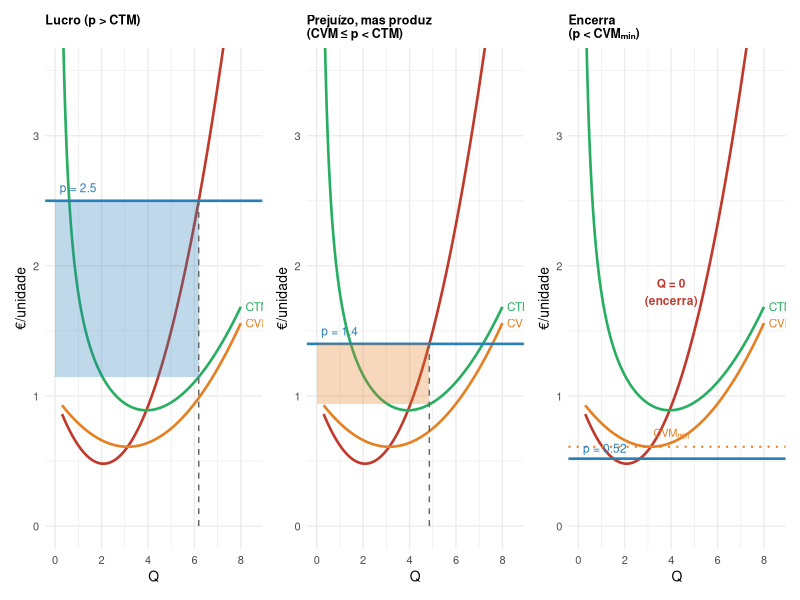
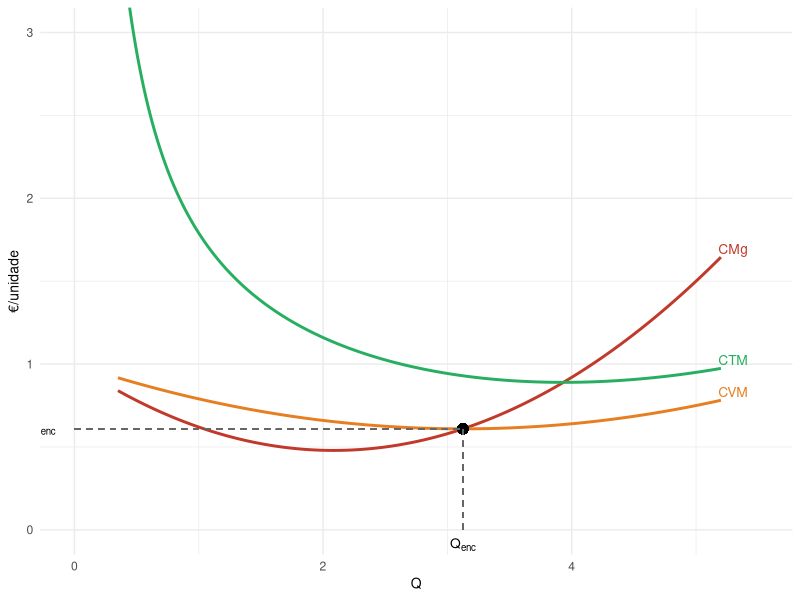
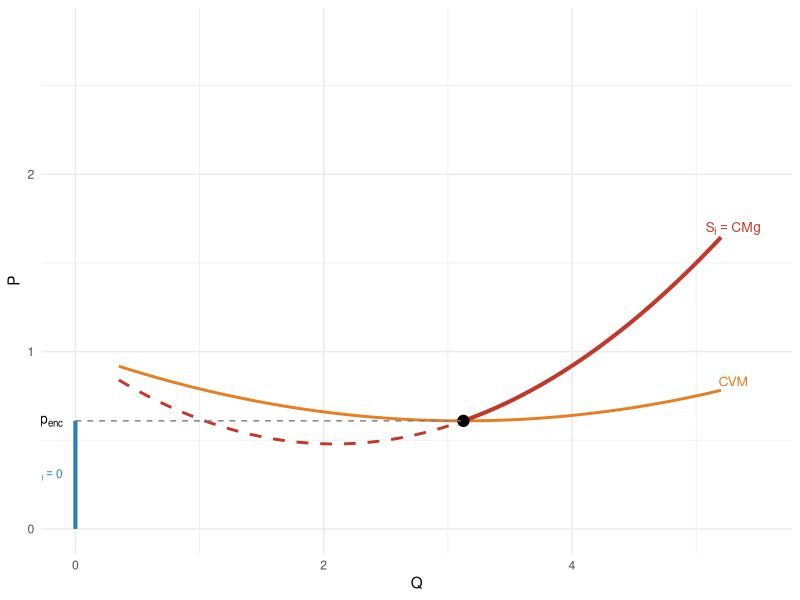
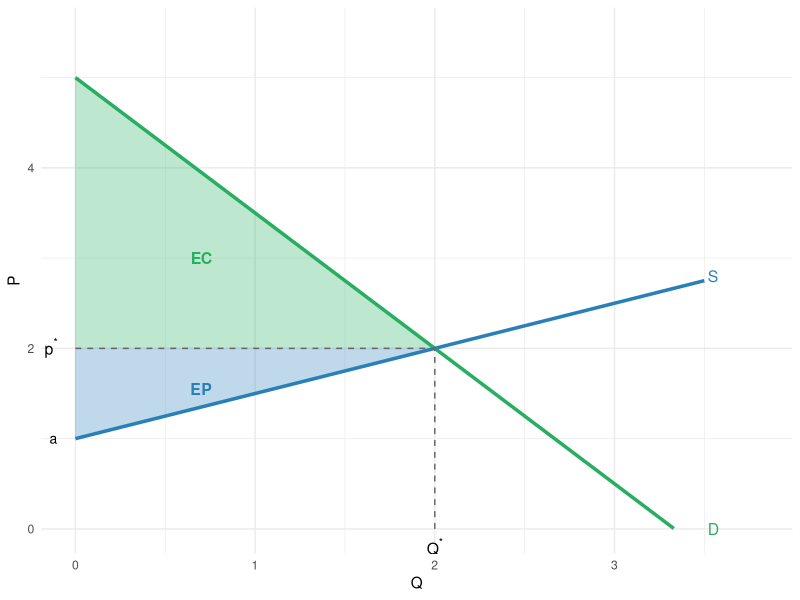

Write the R code that produced these figures, in order.
## ---- chunk 1
#| echo: false
#| fig-width: 10
#| fig-height: 4.5
#| out-width: "100%"

library(ggplot2)
library(patchwork)

# Q range extended to 8 so cmg=2.5 (at q≈6.19) is reachable
Q_vals <- seq(0.3, 8, by = 0.02)

cv  <- function(q) q - (1/4)*q^2 + (1/25)*q^3
cf  <- 1
ct  <- function(q) cv(q) + cf
cmg <- function(q) 1 - (1/2)*q + (3/25)*q^2
cvm <- function(q) cv(q)/q
ctm <- function(q) ct(q)/q

# Shutdown threshold: min CVM at Q=25/8=3.125, CVM=39/64≈0.609
Q_shut <- 25/8
p_shut <- cvm(Q_shut)

# For p_star producing a solution in ascending part of CMg (q > 25/12 ≈ 2.08):
#   p=2.5  -> q ≈ 6.19  (use interval c(2.5, 8))
#   p=1.4  -> q ≈ 4.85  (use interval c(2.5, 7))
# For p < p_shut (shutdown): firm produces Q=0, no uniroot needed.

make_plot_active <- function(p_star, title_str, highlight_col, q_interval) {
  Q_opt <- uniroot(function(q) cmg(q) - p_star, q_interval)$root
  df <- data.frame(Q = Q_vals, CMg = cmg(Q_vals), CTM = ctm(Q_vals), CVM = cvm(Q_vals))
  ggplot(df, aes(x = Q)) +
    geom_line(aes(y = CMg), colour = "#c0392b", linewidth = 0.9) +
    geom_line(aes(y = CTM), colour = "#27ae60", linewidth = 0.9) +
    geom_line(aes(y = CVM), colour = "#e67e22", linewidth = 0.9) +
    geom_hline(yintercept = p_star, colour = "#2980b9", linewidth = 0.9) +
    annotate("rect",
             xmin = 0, xmax = Q_opt,
             ymin = min(p_star, ctm(Q_opt)), ymax = max(p_star, ctm(Q_opt)),
             fill = highlight_col, alpha = 0.3) +
    annotate("segment", x = Q_opt, xend = Q_opt, y = 0, yend = p_star,
             linetype = "dashed", colour = "grey40") +
    annotate("text", x = 8.2, y = cmg(8), label = "CMg", colour = "#c0392b", hjust=0, size=3) +
    annotate("text", x = 8.2, y = ctm(8), label = "CTM", colour = "#27ae60", hjust=0, size=3) +
    annotate("text", x = 8.2, y = cvm(8), label = "CVM", colour = "#e67e22", hjust=0, size=3) +
    annotate("text", x = 0.2, y = p_star + 0.1,
             label = paste0("p = ", round(p_star, 2)), colour = "#2980b9", hjust=0, size=3) +
    coord_cartesian(xlim = c(0, 8.5), ylim = c(0, 3.5)) +
    labs(title = title_str, x = "Q", y = "€/unidade") +
    theme_minimal(base_size = 10) +
    theme(plot.title = element_text(size = 9, face = "bold"))
}

make_plot_shutdown <- function(p_star, title_str) {
  df <- data.frame(Q = Q_vals, CMg = cmg(Q_vals), CTM = ctm(Q_vals), CVM = cvm(Q_vals))
  ggplot(df, aes(x = Q)) +
    geom_line(aes(y = CMg), colour = "#c0392b", linewidth = 0.9) +
    geom_line(aes(y = CTM), colour = "#27ae60", linewidth = 0.9) +
    geom_line(aes(y = CVM), colour = "#e67e22", linewidth = 0.9) +
    geom_hline(yintercept = p_star, colour = "#2980b9", linewidth = 0.9) +
    # mark shutdown threshold
    geom_hline(yintercept = p_shut, colour = "#e67e22", linewidth = 0.7, linetype = "dotted") +
    annotate("text", x = 8.2, y = cmg(8), label = "CMg", colour = "#c0392b", hjust=0, size=3) +
    annotate("text", x = 8.2, y = ctm(8), label = "CTM", colour = "#27ae60", hjust=0, size=3) +
    annotate("text", x = 8.2, y = cvm(8), label = "CVM", colour = "#e67e22", hjust=0, size=3) +
    annotate("text", x = 0.2, y = p_star + 0.08,
             label = paste0("p = ", round(p_star, 2)), colour = "#2980b9", hjust=0, size=3) +
    annotate("text", x = 4, y = p_shut + 0.1,
             label = expression(CVM[min]), colour = "#e67e22", size=2.8) +
    annotate("text", x = 4, y = 1.8, label = "Q = 0\n(encerra)", colour = "#c0392b",
             size = 3, fontface = "bold") +
    coord_cartesian(xlim = c(0, 8.5), ylim = c(0, 3.5)) +
    labs(title = title_str, x = "Q", y = "€/unidade") +
    theme_minimal(base_size = 10) +
    theme(plot.title = element_text(size = 9, face = "bold"))
}

p1 <- make_plot_active(2.5, "Lucro (p > CTM)",                      "#2980b9", c(2.5, 8))
p2 <- make_plot_active(1.4, "Prejuízo, mas produz\n(CVM ≤ p < CTM)", "#e67e22", c(2.5, 7))
p3 <- make_plot_shutdown(p_shut * 0.85, "Encerra\n(p < CVMₘᵢₙ)")

p1 + p2 + p3
## ---- chunk 2
#| echo: false
#| fig-width: 5
#| fig-height: 4
#| out-width: "100%"

library(ggplot2)
Q_vals <- seq(0.35, 5.2, by = 0.01)
cmg <- function(q) 1 - (1/2)*q + (3/25)*q^2
cv  <- function(q) q - (1/4)*q^2 + (1/25)*q^3
cvm <- function(q) cv(q)/q
ctm <- function(q) (cv(q) + 1)/q
Q_shut <- 25/8; p_shut <- cvm(Q_shut)

df <- data.frame(Q=Q_vals, CMg=cmg(Q_vals), CVM=cvm(Q_vals), CTM=ctm(Q_vals))

ggplot(df, aes(x=Q)) +
  geom_line(aes(y=CMg), colour="#c0392b", linewidth=1) +
  geom_line(aes(y=CVM), colour="#e67e22", linewidth=1) +
  geom_line(aes(y=CTM), colour="#27ae60", linewidth=1) +
  geom_point(aes(x=Q_shut, y=p_shut), size=3, colour="black") +
  geom_segment(aes(x=0, xend=Q_shut, y=p_shut, yend=p_shut),
               linetype="dashed", colour="grey40") +
  geom_segment(aes(x=Q_shut, xend=Q_shut, y=0, yend=p_shut),
               linetype="dashed", colour="grey40") +
  annotate("text", x=5.3, y=cmg(5.2)+0.05, label="CMg", colour="#c0392b", size=3.5) +
  annotate("text", x=5.3, y=cvm(5.2)+0.05, label="CVM", colour="#e67e22", size=3.5) +
  annotate("text", x=5.3, y=ctm(5.2)+0.05, label="CTM", colour="#27ae60", size=3.5) +
  annotate("text", x=-0.15, y=p_shut, label=expression(p[enc]), size=3.5, hjust=1) +
  annotate("text", x=Q_shut, y=-0.05, label=expression(Q[enc]), size=3.5, vjust=1) +
  coord_cartesian(xlim=c(0,5.5), ylim=c(0,3)) +
  labs(x="Q", y="€/unidade") +
  theme_minimal(base_size=11) +
  theme(axis.title=element_text(size=10))
## ---- chunk 3
#| echo: false
#| fig-width: 7
#| fig-height: 3.8
#| out-width: "70%"
#| fig-align: "center"

library(ggplot2)
Q_vals <- seq(0.35, 5.2, by=0.01)
cmg <- function(q) 1 - (1/2)*q + (3/25)*q^2
cv  <- function(q) q - (1/4)*q^2 + (1/25)*q^3
cvm <- function(q) cv(q)/q
Q_shut <- 25/8; p_shut <- cvm(Q_shut)

df <- data.frame(Q=Q_vals, CMg=cmg(Q_vals), CVM=cvm(Q_vals))
df_supply <- subset(df, Q >= Q_shut)

ggplot() +
  geom_line(data=df, aes(x=Q, y=CVM), colour="#e67e22", linewidth=1) +
  geom_line(data=subset(df, Q < Q_shut), aes(x=Q, y=CMg),
            colour="#c0392b", linewidth=1, linetype="dashed") +
  geom_line(data=df_supply, aes(x=Q, y=CMg),
            colour="#c0392b", linewidth=1.4) +
  geom_segment(aes(x=0, xend=0, y=0, yend=p_shut),
               colour="#2980b9", linewidth=1.4) +
  geom_point(aes(x=Q_shut, y=p_shut), size=3.5, colour="black") +
  geom_segment(aes(x=0, xend=Q_shut, y=p_shut, yend=p_shut),
               linetype="dashed", colour="grey50") +
  annotate("text", x=5.3, y=cmg(5.2)+0.05, label=expression(S[i]==CMg),
           colour="#c0392b", size=3.5) +
  annotate("text", x=5.3, y=cvm(5.2)+0.05, label="CVM", colour="#e67e22", size=3.5) +
  annotate("text", x=-0.1, y=p_shut/2, label=expression(Q[i]==0),
           colour="#2980b9", size=3, hjust=1) +
  annotate("text", x=-0.1, y=p_shut, label=expression(p[enc]), size=3.5, hjust=1) +
  coord_cartesian(xlim=c(0,5.5), ylim=c(0,2.8)) +
  labs(x="Q", y="P") +
  theme_minimal(base_size=11)
## ---- chunk 4
#| echo: false
#| fig-width: 6
#| fig-height: 4
#| out-width: "60%"
#| fig-align: "center"

library(ggplot2)

# s(Q) = 1 + Q/2  -> P at Q: supply
# d(Q) = 5 - 3Q/2 -> P at Q: demand
# Equilibrium: Q*=2, P*=2  (verified)
# Demand intercept: P=5 (at Q=0)
# Supply intercept: P=1 (at Q=0)

Q_eq <- 2; P_eq <- 2
Q_d_int <- 10/3  # Qd=0 -> P=5, but for plot domain of d: d(Q)=0 -> 5-3Q/2=0 -> Q=10/3
s_fun <- function(q) 1 + q/2
d_fun <- function(q) 5 - 1.5*q

Q_vals <- seq(0, 3.5, by=0.01)
df <- data.frame(Q=Q_vals, S=s_fun(Q_vals), D=d_fun(Q_vals))

# EP area: polygon above supply, below p*, from 0 to Q*
ep_poly <- data.frame(
  x = c(0, Q_eq, 0),
  y = c(s_fun(0), P_eq, P_eq)
)
# CS area
cs_poly <- data.frame(
  x = c(0, Q_eq, 0),
  y = c(P_eq, P_eq, d_fun(0))
)

ggplot() +
  geom_polygon(data=ep_poly, aes(x=x, y=y), fill="#2980b9", alpha=0.3) +
  geom_polygon(data=cs_poly, aes(x=x, y=y), fill="#27ae60", alpha=0.3) +
  geom_line(data=subset(df, Q<=Q_d_int), aes(x=Q, y=D),
            colour="#27ae60", linewidth=1.2) +
  geom_line(data=df, aes(x=Q, y=S), colour="#2980b9", linewidth=1.2) +
  geom_segment(aes(x=0, xend=Q_eq, y=P_eq, yend=P_eq),
               linetype="dashed", colour="grey40") +
  geom_segment(aes(x=Q_eq, xend=Q_eq, y=0, yend=P_eq),
               linetype="dashed", colour="grey40") +
  annotate("text", x=3.55, y=d_fun(3.4)+0.1, label="D", colour="#27ae60", size=4) +
  annotate("text", x=3.55, y=s_fun(3.4)+0.1, label="S", colour="#2980b9", size=4) +
  annotate("text", x=-0.1, y=P_eq, label=expression(p^"*"), size=4, hjust=1) +
  annotate("text", x=Q_eq, y=-0.1, label=expression(Q^"*"), size=4, vjust=1) +
  annotate("text", x=-0.1, y=s_fun(0), label="a", size=3.5, hjust=1) +
  annotate("text", x=0.7, y=1.55, label="EP", colour="#2980b9", size=4, fontface="bold") +
  annotate("text", x=0.7, y=3.0, label="EC", colour="#27ae60", size=4, fontface="bold") +
  coord_cartesian(xlim=c(0,3.8), ylim=c(0,5.5)) +
  labs(x="Q", y="P") +
  theme_minimal(base_size=11)
